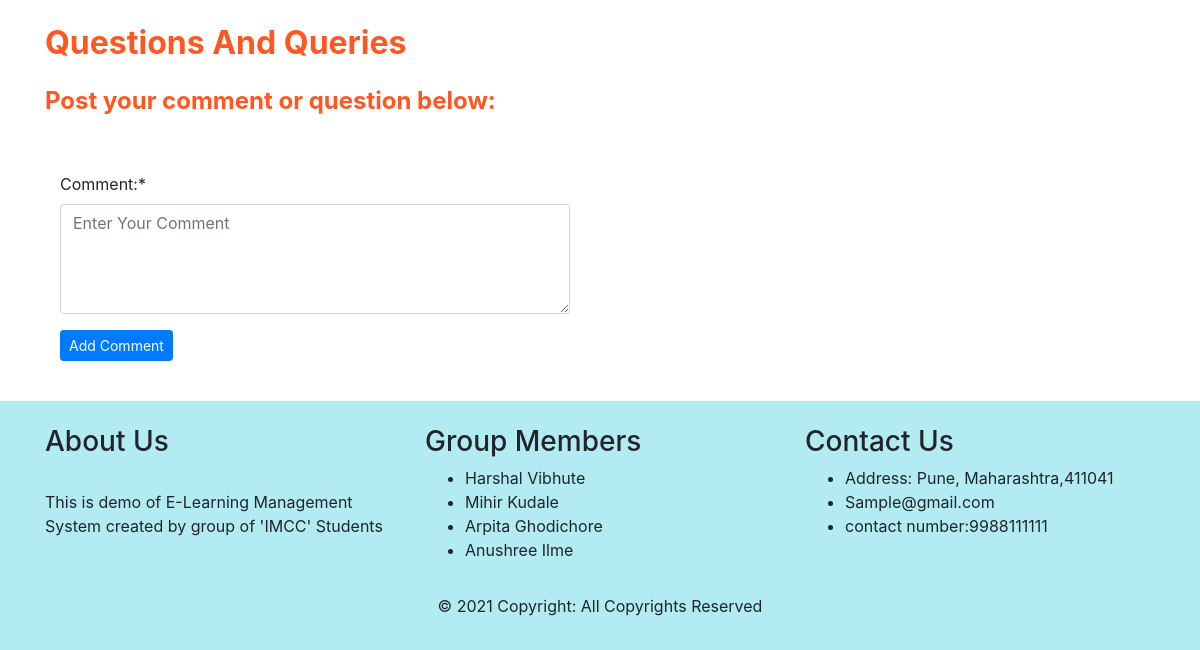
/curriculum/6th-class/6-mathematics/probability/ (lower part), run on an earlier commit of the app's database.
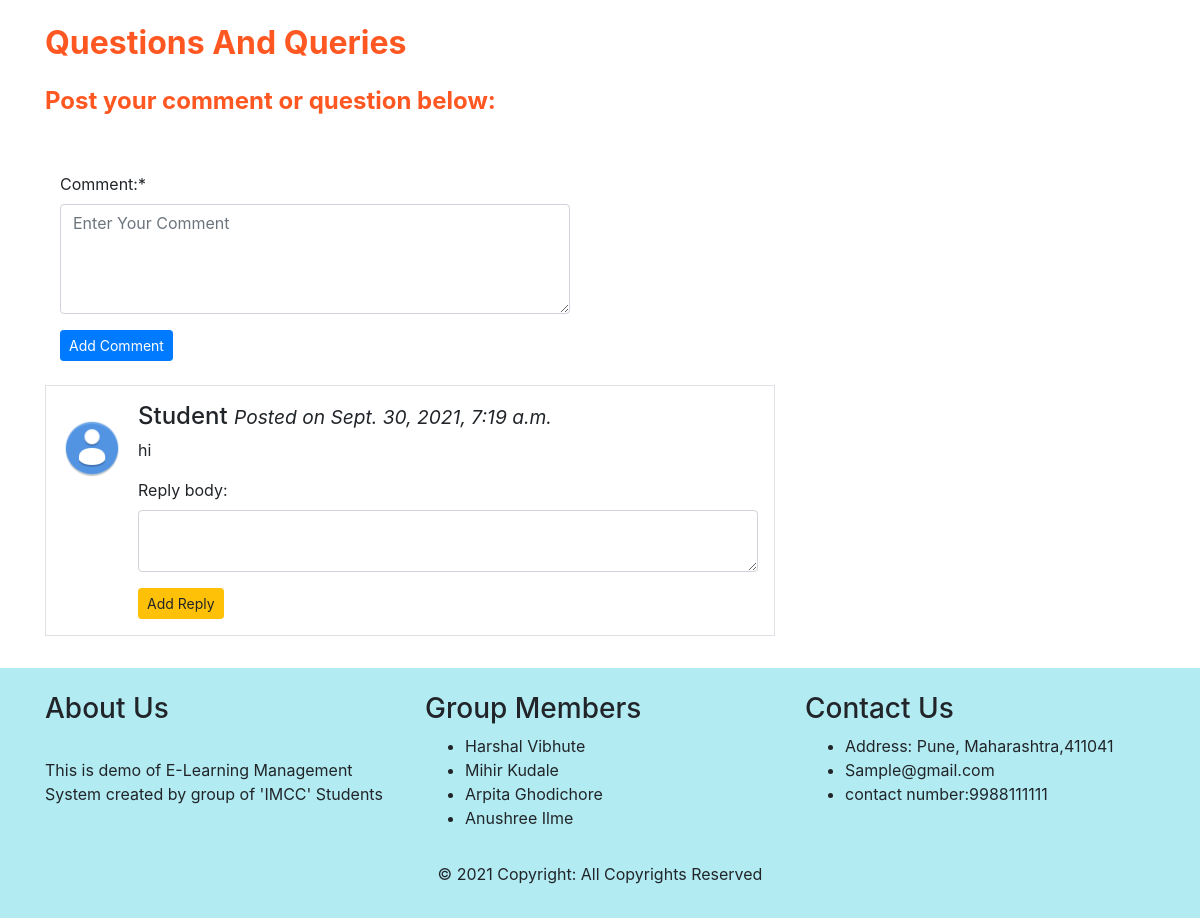
And on a later commit of the database.
### curriculum/models.py (models this page shows, shortened)
class Comment(models.Model):
    lesson_name = models.ForeignKey(Lesson,null=True, on_delete=models.CASCADE,related_name='comments')
    comm_name = models.CharField(max_length=100, blank=True)
    author = models.ForeignKey(User,on_delete=models.CASCADE)
    body = models.TextField(max_length=500)
    date_added = models.DateTimeField(auto_now_add=True)
    class Meta:
        ordering = ['-date_added']

### curriculum/views.py (the view, shortened to what this page needs)
# urls.py: path('<str:standard>/<str:subject>/<slug:slug>/', views.LessonDetailView.as_view(),name='lesson_detail'),
class LessonDetailView(DetailView, FormView):
    context_object_name = 'lessons'
    model = Lesson
    template_name = 'curriculum/lesson_detail_view.html'
    form_class = CommentForm
    second_form_class = ReplyForm
    def get_context_data(self, **kwargs):
        context = super(LessonDetailView, self).get_context_data(**kwargs)
        if 'form' not in context:
            context['form'] = self.form_class(request=self.request)
        if 'form2' not in context:
            context['form2'] = self.second_form_class(request=self.request)
        return context

### curriculum/forms.py
class CommentForm(forms.ModelForm):
    class Meta:
        model = Comment
        fields = ('body',)
        labels = {"body":"Comment:"}
        widgets = {
            'body': forms.Textarea(attrs={'class':'form-control', 'rows':4, 'cols':70, 'placeholder':"Enter Your Comment"}),
        }

class ReplyForm(forms.ModelForm):
    class Meta:
        model = Reply
        fields = ('reply_body',)
        widgets = {
            'reply_body': forms.Textarea(attrs={'class':'form-control', 'rows':2, 'cols':10}),
        }
    def __init__(self, *args, **kwargs):
        self.request = kwargs.pop('request', None)
        super(ReplyForm, self).__init__(*args, **kwargs)

### curriculum/templates/curriculum/lesson_detail_view.html (shortened to what this page needs)
{% extends 'base.html' %}
{% load static %}
{% load crispy_forms_tags %}
{% block content %}
<section >
    <h2 class="mb-4 mt-5 font-weight-bold" style="color:#ff5722;">Questions And Queries</h2>
    <h4 class="mt-2 font-weight-bold" style="color:#ff5722;">Post your comment or question below:</h4>
    <br><br>
    <div class="container row">
      <div class="col-md-6">
                              <form method="post">
                                    <div class="form-group">
                                    {{form|crispy}}
                                    <input type="submit" name="form" value="Add Comment" class="btn btn-primary btn-sm">
                                    </div>
                              </form>
      </div>
    </div>
    <div class="row">
      {% for comment in lessons.comments.all %}
      <div class="col-md-8 mt-2 mb-2">
                      <div class="media border p-3">
                          <img src="{% static 'Images/user_avatar.png' %}" alt="John Doe" class="mr-3 mt-3 rounded-circle" style="width:60px;">
                          <div class="media-body">
                                    <h4>{{comment.author}} <small><i>Posted on {{comment.date_added}}</i></small></h4>
                                    <p>{{comment.body}}</p>
                            <form method="post">
                                  {{form2.as_p}}
                                  <input type="submit" name="form2" value="Add Reply" class="btn btn-warning btn-sm">
                            </form>
                          </div>
                  </div>
      </div>
      {% endfor %}
    </div>
</section>
{%endblock%}

What changed in the data, as far as the page shows it:
added Comment: author "Student", date_added "Sept. 30, 2021, 7:19 a.m.", body "hi"
